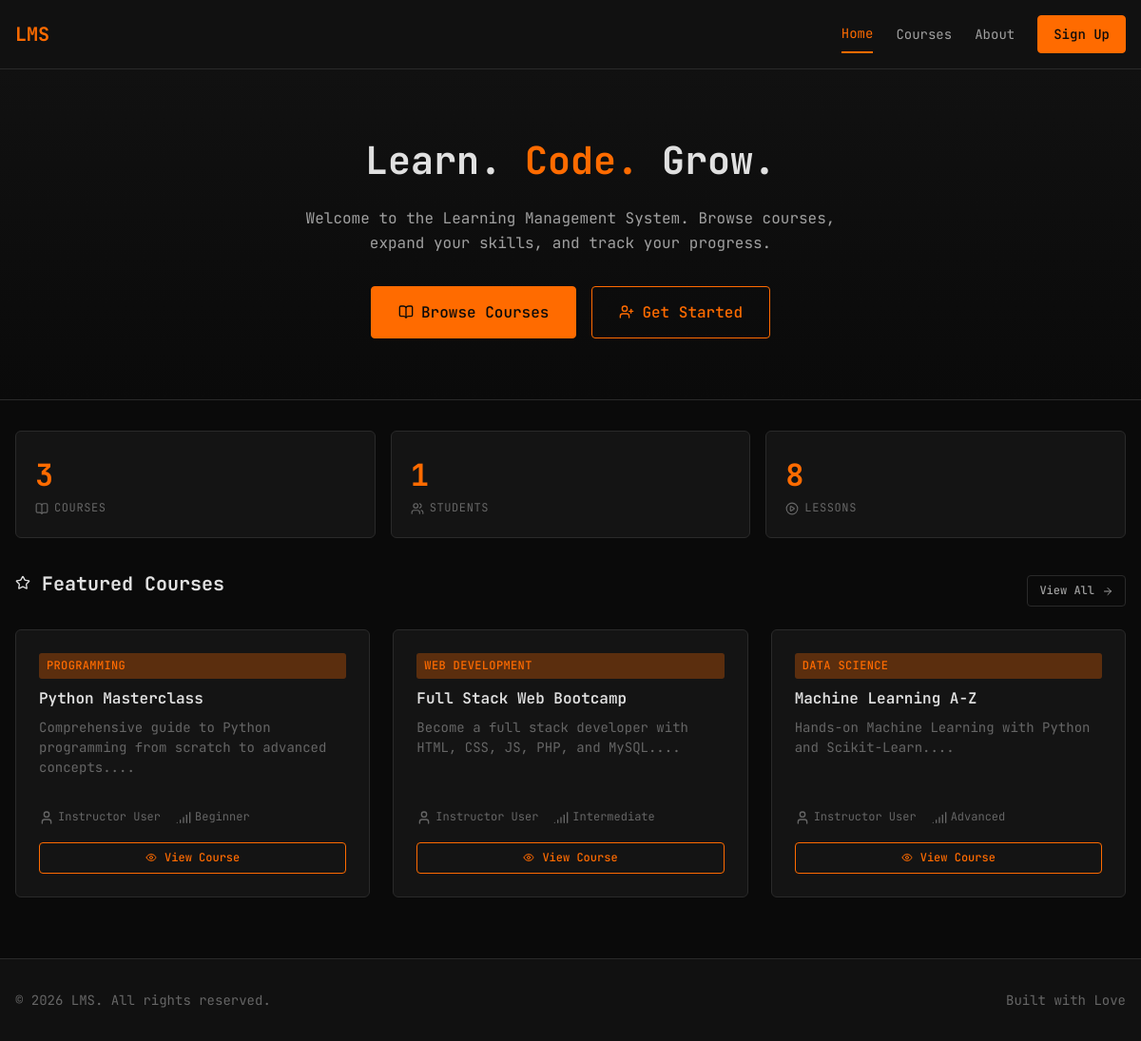
The page / on the database its author committed.
### tables this page shows
CREATE TABLE courses (
    id INT AUTO_INCREMENT PRIMARY KEY,
    title VARCHAR(200) NOT NULL,
    description TEXT,
    category_id INT,
    instructor_id INT,
    price DECIMAL(10,2) DEFAULT 0.00,
    duration VARCHAR(50),
    level ENUM('beginner', 'intermediate', 'advanced') DEFAULT 'beginner',
    created_at TIMESTAMP DEFAULT CURRENT_TIMESTAMP,
    FOREIGN KEY (category_id) REFERENCES categories(id) ON DELETE SET NULL,
    FOREIGN KEY (instructor_id) REFERENCES users(id) ON DELETE SET NULL
);

CREATE TABLE categories (
    id INT AUTO_INCREMENT PRIMARY KEY,
    name VARCHAR(100) NOT NULL,
    description TEXT
);

CREATE TABLE users (
    id INT AUTO_INCREMENT PRIMARY KEY,
    name VARCHAR(100) NOT NULL,
    email VARCHAR(150) NOT NULL UNIQUE,
    password VARCHAR(255) NOT NULL,
    role ENUM('admin', 'instructor', 'student') NOT NULL DEFAULT 'student',
    bio TEXT,
    experience TEXT,
    verified TINYINT(1) NOT NULL DEFAULT 1,
    created_at TIMESTAMP DEFAULT CURRENT_TIMESTAMP
);

### config/auth.php (called while the page is built, shortened)
<?php
function isLoggedIn()
{
    return isset($_SESSION['user_id']);
}
function getCurrentUser()
{
    if (!isLoggedIn()) {
        return null;
    }
    $pdo = getDBConnection();
    $stmt = $pdo->prepare("SELECT id, name, email, role, verified FROM users WHERE id = ?");
    $stmt->execute([$_SESSION['user_id']]);
    return $stmt->fetch();
}
function e($string)
{
    return htmlspecialchars($string, ENT_QUOTES, 'UTF-8');
}

### public/index.php (the view, shortened to what this page needs)
<?php
require_once __DIR__ . '/../config/auth.php';
$pdo = getDBConnection();
$stmt = $pdo->query("
    SELECT c.*, cat.name as category_name, u.name as instructor_name
    FROM courses c
    LEFT JOIN categories cat ON c.category_id = cat.id
    LEFT JOIN users u ON c.instructor_id = u.id
    ORDER BY c.created_at DESC
    LIMIT 6
");
$featuredCourses = $stmt->fetchAll();
$totalCourses = $pdo->query("SELECT COUNT(*) FROM courses")->fetchColumn();
$totalStudents = $pdo->query("SELECT COUNT(*) FROM users WHERE role = 'student'")->fetchColumn();
$totalLessons = $pdo->query("SELECT COUNT(*) FROM lessons")->fetchColumn();
include __DIR__ . '/../includes/header.php';
include __DIR__ . '/../includes/navbar.php';
?>
<section class="hero">
    <div class="container">
        <h1 class="hero-title">
            Learn. <span>Code.</span> Grow.
        </h1>
        <p class="hero-subtitle">
            Welcome to the Learning Management System. Browse courses, expand your skills, and track your progress.
        </p>
        <div class="flex gap-2 justify-center">
            <a href="<?php echo BASE_PATH; ?>/public/courses.php" class="btn btn-primary btn-lg">
                <i data-lucide="book-open"></i> Browse Courses
            </a>
            <?php if (!isLoggedIn()): ?>
                <a href="<?php echo BASE_PATH; ?>/public/signup.php" class="btn btn-secondary btn-lg">
                    <i data-lucide="user-plus"></i> Get Started
                </a>
            <?php endif; ?>
        </div>
    </div>
</section>
<main class="main-content">
    <div class="container">
        <div class="stats-grid mb-4">
            <div class="card stat-card">
                <div class="stat-value">
                    <?php echo $totalCourses; ?>
                </div>
                <div class="stat-label">
                    <i data-lucide="book-open"></i> Courses
                </div>
            </div>
            <div class="card stat-card">
                <div class="stat-value">
                    <?php echo $totalStudents; ?>
                </div>
                <div class="stat-label">
                    <i data-lucide="users"></i> Students
                </div>
            </div>
            <div class="card stat-card">
                <div class="stat-value">
                    <?php echo $totalLessons; ?>
                </div>
                <div class="stat-label">
                    <i data-lucide="play-circle"></i> Lessons
                </div>
            </div>
        </div>
        <div class="mb-4">
            <div class="flex flex-between flex-center mb-2">
                <h2 class="section-title">
                    <i data-lucide="star"></i> Featured Courses
                </h2>
                <a href="<?php echo BASE_PATH; ?>/public/courses.php" class="btn btn-ghost btn-sm">
                    View All <i data-lucide="arrow-right"></i>
                </a>
            </div>
            <?php if (empty($featuredCourses)): ?>
                <div class="card">
                    <p class="text-dim text-center">No courses available yet.</p>
                </div>
            <?php else: ?>
                <div class="grid grid-3">
                    <?php foreach ($featuredCourses as $course): ?>
                        <div class="card course-card">
                            <span class="badge badge-primary">
                                <?php echo e($course['category_name'] ?? 'Uncategorized'); ?>
                            </span>
                            <h3 class="course-title">
                                <?php echo e($course['title']); ?>
                            </h3>
                            <p class="text-sm text-dim course-desc">
                                <?php echo e(substr($course['description'] ?? '', 0, 80)); ?>...
                            </p>
                            <div class="card-meta">
                                <span><i data-lucide="user"></i>
                                    <?php echo e($course['instructor_name'] ?? 'TBA'); ?>
                                </span>
                                <span><i data-lucide="signal"></i>
                                    <?php echo ucfirst(e($course['level'])); ?>
                                </span>
                            </div>
                            <a href="<?php echo BASE_PATH; ?>/public/course-details.php?id=<?php echo $course['id']; ?>"
                                class="btn btn-secondary btn-sm mt-2 w-full">
                                <i data-lucide="eye"></i> View Course
                            </a>
                        </div>
                    <?php endforeach; ?>
                </div>
            <?php endif; ?>
        </div>
    </div>
</main>
<?php include __DIR__ . '/../includes/footer.php'; ?>

### includes/header.php (shortened to what this page needs)
<!DOCTYPE html>
<html lang="en">
<head>
    <link rel="stylesheet" href="<?php echo BASE_PATH; ?>/assets/css/style.css">
</head>
<body>
    <div class="page-wrapper">

### includes/navbar.php (shortened to what this page needs)
<?php
$user = getCurrentUser();
$currentPage = basename($_SERVER['PHP_SELF'], '.php');
?>
<nav class="navbar">
    <div class="container">
        <a href="<?php echo BASE_PATH; ?>/public/index.php" class="navbar-brand">
            LMS
        </a>
        <ul class="navbar-nav">
            <?php if (!$user): ?>
                <li><a href="<?php echo BASE_PATH; ?>/public/index.php" class="<?php echo $currentPage === 'index' ? 'active' : ''; ?>">
                        Home
                    </a></li>
                <li><a href="<?php echo BASE_PATH; ?>/public/courses.php"
                        class="<?php echo $currentPage === 'courses' ? 'active' : ''; ?>">
                        Courses
                    </a></li>
                <li><a href="<?php echo BASE_PATH; ?>/public/about.php" class="<?php echo $currentPage === 'about' ? 'active' : ''; ?>">
                        About
                    </a></li>
                <li><a href="<?php echo BASE_PATH; ?>/public/signup.php" class="btn btn-primary">
                        Sign Up
                    </a></li>
            <?php endif; ?>
        </ul>
    </div>
</nav>

### includes/footer.php (shortened to what this page needs)
<footer class="footer">
    <div class="container">
        <div class="footer-content">
            <span>&copy;
                <?php echo date('Y'); ?> LMS. All rights reserved.
            </span>
            <span>Built with Love</span>
        </div>
    </div>
</footer>
</div>
</body>
</html>

### rows shown on the page
courses: category.name "PROGRAMMING", title "Python Masterclass", description "Comprehensive guide to Python programming from scratch to advanced concepts.", instructor.name "Instructor User", level "Beginner"
courses: category.name "WEB DEVELOPMENT", title "Full Stack Web Bootcamp", description "Become a full stack developer with HTML, CSS, JS, PHP, and MySQL.", instructor.name "Instructor User", level "Intermediate"
courses: category.name "DATA SCIENCE", title "Machine Learning A-Z", description "Hands-on Machine Learning with Python and Scikit-Learn.", instructor.name "Instructor User", level "Advanced"

### other values the page prints
$totalCourses "3"
$totalStudents "1"
$totalLessons "8"
